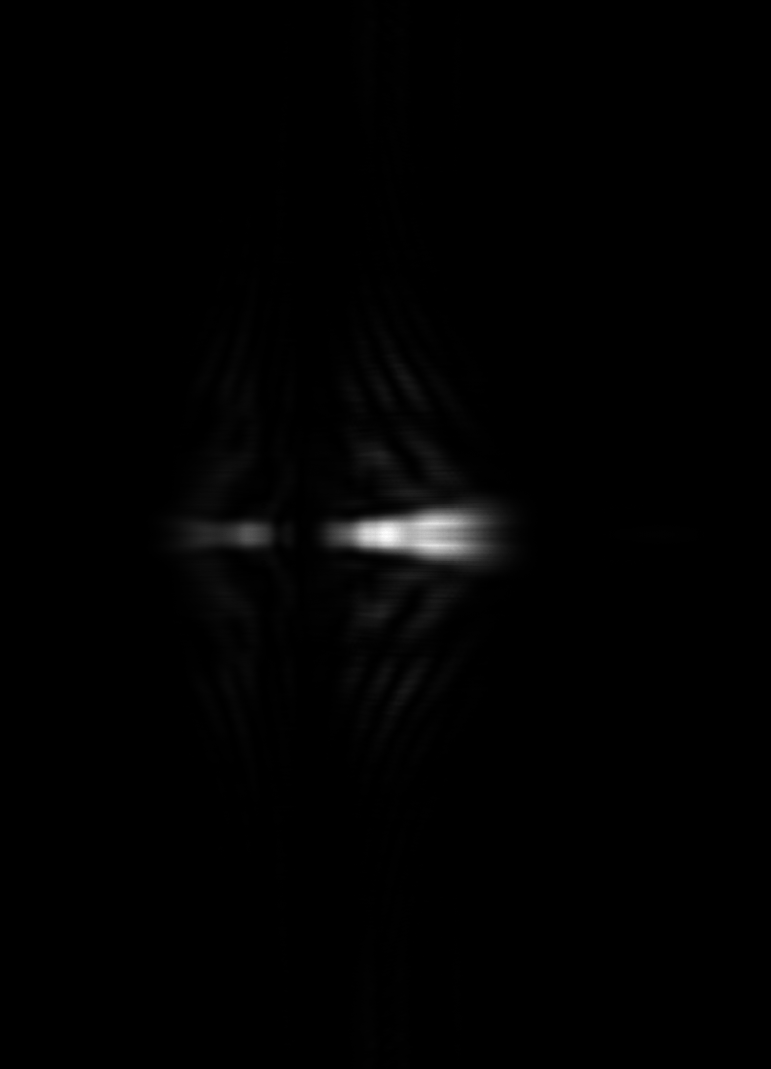
#> input picture Second Stage/final.png, 1542 x 2138 px (shown at 1/2 size)
$ python image_processing.py
#> lines starting #> are read from the running program, lines starting #| are printed output that depends on the picture
import numpy as np
import cv2 as cv #opencv
import matplotlib.pyplot as plt
import scipy.interpolate

folder = './Second Stage/'
filenames = ['final.png']

# Read the 16 bit hdr image
raw_data = cv.imread(folder+filenames[0], cv.IMREAD_UNCHANGED)
#> raw_data is the input picture: shape (2138, 1542) uint16; min 0, max 65535, mean 544
# Returns a numpy array with dtype uint16
# First index is vertical axis going downwards, second index is horizontal axis

calibration_wavelength = 609.e-9 # m
calibration_pixel = 2029 # px
wavelength_per_pixel = 0.0903e-9 # m/px
delay_per_pixel = 0.17e-15 # s/px
crop_left_pixel = 356

delays = delay_per_pixel*np.linspace(-raw_data.shape[0]/2., raw_data.shape[0]/2., raw_data.shape[0])
#> delays = 2138 values from -1.82e-13 to 1.82e-13
left_wavelength = calibration_wavelength + wavelength_per_pixel*(crop_left_pixel-calibration_pixel)
right_wavelength = left_wavelength + wavelength_per_pixel*raw_data.shape[1]
#> right_wavelength = 5.97e-07
wavelengths = np.linspace(left_wavelength, right_wavelength, raw_data.shape[1], endpoint=True)
#> wavelengths = 1542 values from 4.58e-07 to 5.97e-07


# Shift minimum to zero
shifted_data = raw_data - np.min(raw_data)
plt.pcolormesh(wavelengths, delays, raw_data)
plt.xlabel('wavelength (m)')
plt.ylabel('delays (s)')
plt.show()
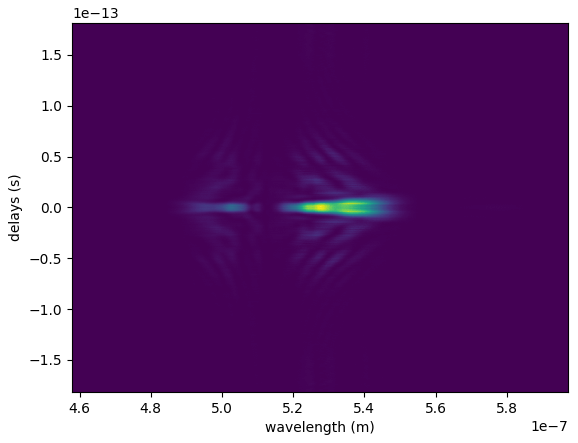
#> figure drawn by matplotlib, 1 panel

# FROG image should be square with power of 2 side length if using General Projection.
# Here the image is interpolated in case this isn't already the case.
# Also, the dt and dw need to match, so dw = 2*pi/(duration) and dt = 2*pi/(ang. freq. bandwidth)
old_size = max(shifted_data.shape[0], shifted_data.shape[1])
#> old_size = 2138
exponent = (int(np.ceil(np.log2(shifted_data.shape[1]))))
#> exponent = 11
grid_size = 128 #2**exponent

old_frequencies = 2.99e8/wavelengths
frequencies = np.linspace(2.99e8/right_wavelength, 2.99e8/left_wavelength, grid_size, endpoint=True)
#> frequencies = 128 values from 5.01e+14 to 6.53e+14
new_delays = np.linspace(delays[0], delays[-1], grid_size, endpoint=True)


#> (the run stopped early here; a loop or call above may not have finished)
